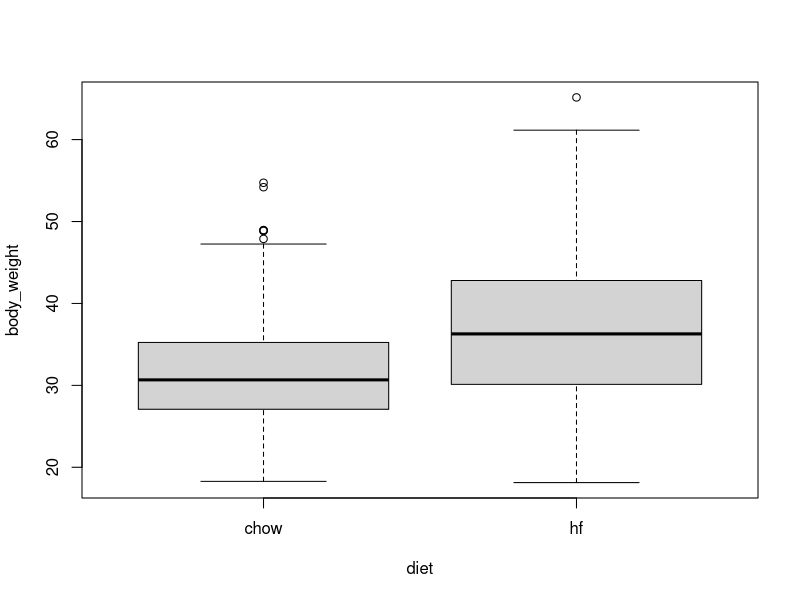
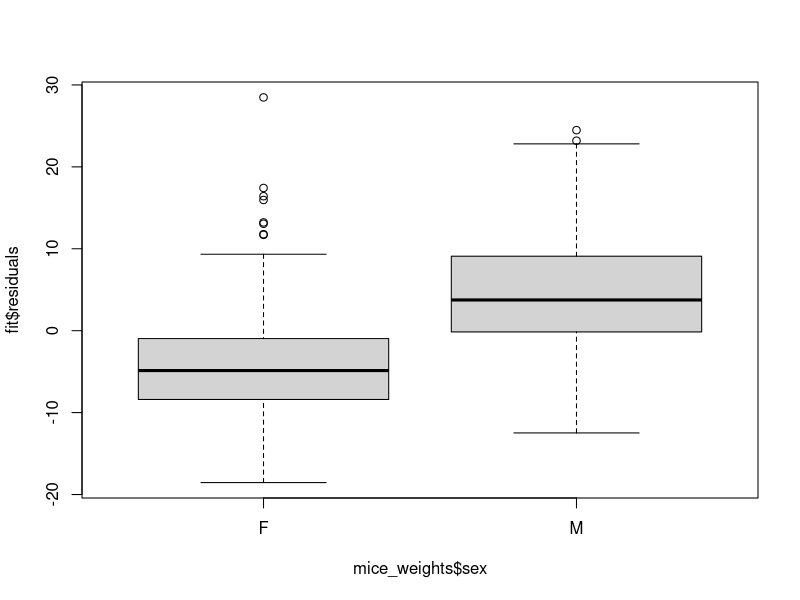
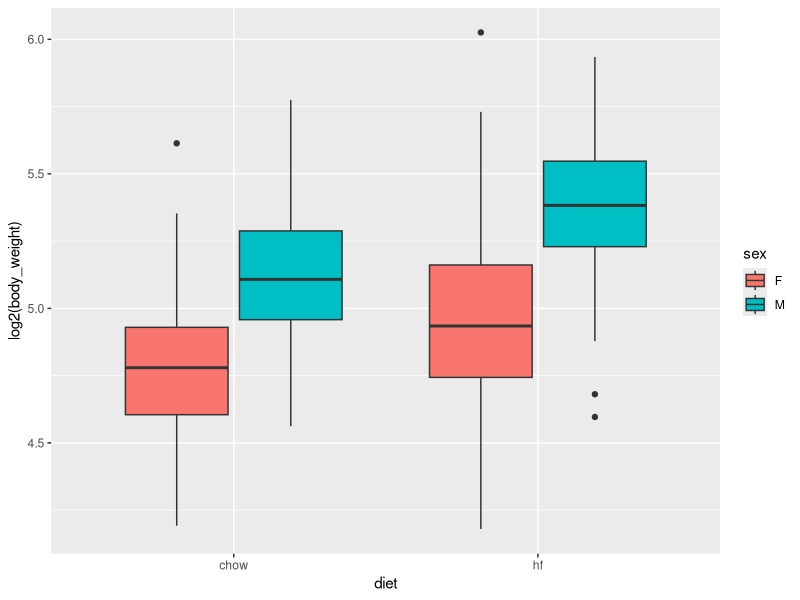
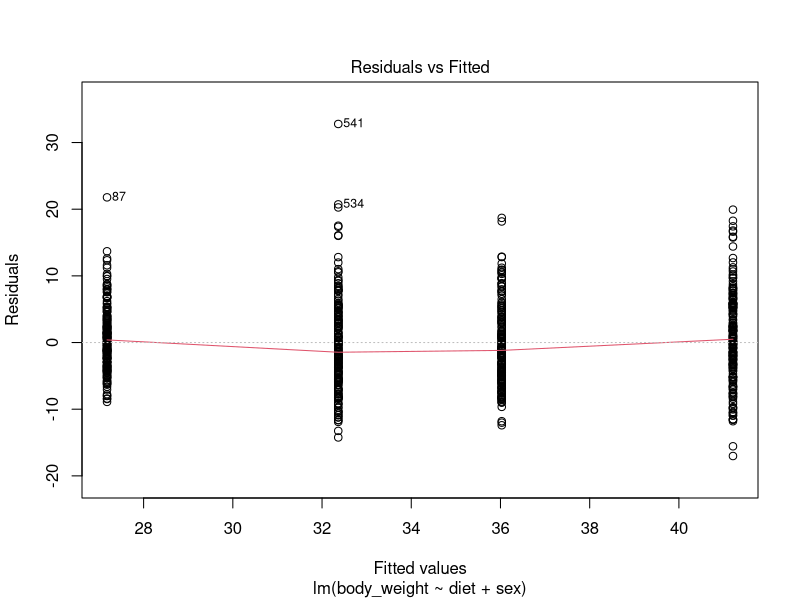
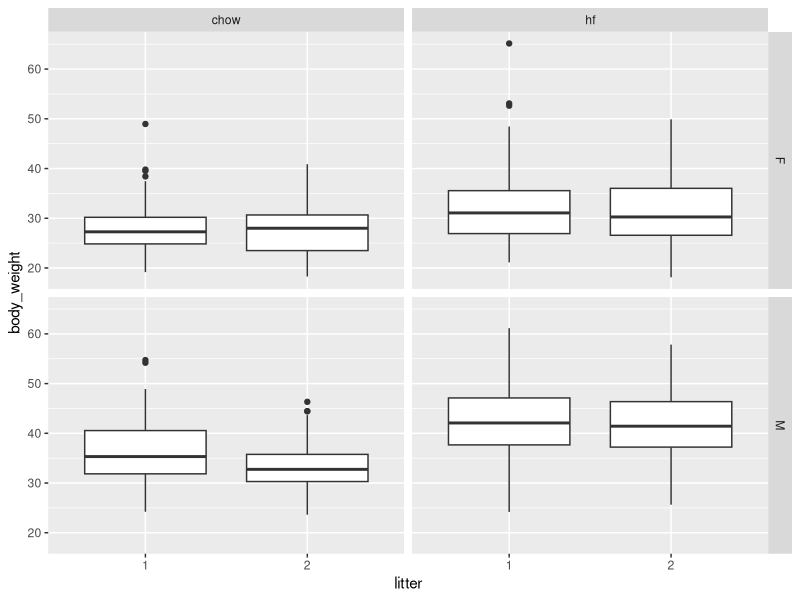

The R source for these figures, in order:
## ---- chunk 1
#| message: FALSE
#| echo: FALSE
#| cache: false

library(tidyverse)
library(broom)
library(dslabs)
## ---- chunk 2
library(dslabs)
table(mice_weights$diet)
## ---- chunk 3
with(mice_weights, boxplot(body_weight ~ diet))
## ---- chunk 4
library(tidyverse)
mice_weights |> group_by(diet) |> summarize(average = mean(body_weight))
## ---- chunk 5
stats <- mice_weights |> group_by(diet) |> summarize(xbar = mean(body_weight), s=sd(body_weight), n = n()) 
t_stat <- with(stats, (xbar[2] - xbar[1])/sqrt(s[2]^2/n[2] + s[1]^2/n[1]))
t_stat
## ---- chunk 6
fit <- lm(body_weight ~ diet, data = mice_weights)
## ---- chunk 7
coefficients(summary(fit))
## ---- chunk 8
library(broom)
tidy(fit, conf.int = TRUE) |> filter(term == "diethf")
## ---- chunk 9
c(coefficients(summary(fit))[2,3], t_stat)
## ---- chunk 10
boxplot(fit$residuals ~ mice_weights$sex)
## ---- chunk 11
mice_weights |> ggplot(aes(diet, log2(body_weight), fill = sex)) + geom_boxplot()
## ---- chunk 12
fit <- lm(body_weight ~ diet*sex, data = mice_weights)
## ---- chunk 13
tidy(fit, conf.int = TRUE) |> filter(!str_detect(term, "Intercept"))
## ---- chunk 14
fit <- lm(body_weight ~ diet + sex, data = mice_weights)
## ---- chunk 15
plot(fit, which = 1)
## ---- chunk 16
table(mice_weights$gen)
## ---- chunk 17
fit <- lm(body_weight ~ diet * sex + gen,  data = mice_weights)
## ---- chunk 18
summary(aov(fit))
## ---- chunk 19
breaks <- with(mice_weights, seq(min(body_weight), max(body_weight), 1))
dat <- mutate(mice_weights, group = cut(body_weight, breaks, include_lowest = TRUE))
## ---- chunk 20
mice_weights |> ggplot(aes(litter, body_weight)) + geom_boxplot() + facet_grid(sex~diet)
